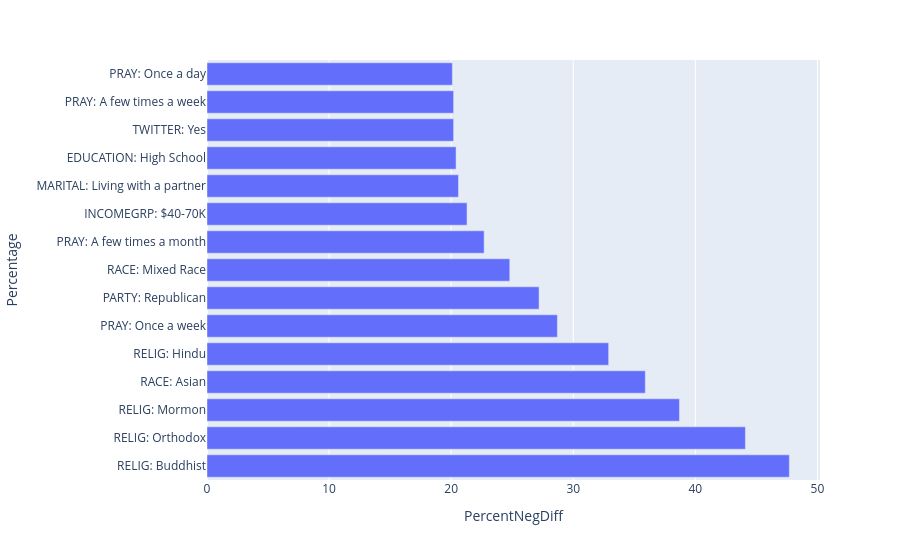

The code cell stored with this chart in its notebook:
### Markdown cell above
## Groups with Largest Increase in Negative Oppinions

### Code cell
groups = ['GENDER', 'RACE','INCOMEGRP', 'EDUCATION', 'RELIG', 'PARTY', 'RELIMP', 'PRAY','MARITAL',
          'YOUTUBE', 'TWITTER', 'INSTAGRAM', 'SNAPCHAT',
       'WHATSAPP', 'LINKEDIN', 'PINTEREST', 'TIKTOK', 'BEREAL', 'REDDIT',]

df = get_percent_increase('AGEGRP2',True)
df = df[(df['AGEGRP2'] != 'nan') | (df['AGEGRP2'] != 'Refused')]
df['AGEGRP2'] = 'AGEGRP2: ' + df['AGEGRP2']
cols = list(df.columns)
cols[0] = 'Group'
df.columns = cols

for group in groups:
    new_df = get_percent_increase(group,True)
    new_df = new_df[(new_df[group] != 'nan') | (new_df[group] != 'Refused')]
    new_df[group] = group + ': ' + new_df[group]
    cols = list(new_df.columns)
    cols[0] = 'Group'
    new_df.columns = cols
    df = pd.concat([df,new_df])

def create_graph(df,year,topN):
    df = df[df['YEAR'] == year].sort_values('PercentNegDiff',ascending=False)
    df = df.iloc[0:topN]
    write_to_file(df)

    fig = px.bar(
        df,
        y='Group',
        x='PercentNegDiff',
        barmode='group',
        # color=df.columns[0],
        hover_data=['YEAR'],
        category_orders=category_orders,
        color_discrete_map=color_map,
        orientation="h"
    )
    # type='category' force x-axis to be discrete categories, not continuous bins so years won't be combined
    fig.update_yaxes(title="Percentage").show()


# df = df[df['YEAR'] == '2022'].sort_values('PercentNegDiff',ascending=False)
# write_to_file(df)

create_graph(df,'2022',15)

### Figure 1 — Plotly figure (JSON) as saved in the notebook; plotly's stock layout.template omitted (floating-point values rounded to 4 significant figures)
{"data": [{"alignmentgroup": "True", "customdata": [["2022"], ["2022"], ["2022"], ["2022"], ["2022"], ["2022"], ["2022"], ["2022"], ["2022"], ["2022"], ["2022"], ["2022"], ["2022"], ["2022"], ["2022"]], "hovertemplate": "PercentNegDiff=%{x}<br>Group=%{y}<br>YEAR=%{customdata[0]}<extra></extra>", "legendgroup": "", "marker": {"color": "#636efa", "pattern": {"shape": ""}}, "name": "", "offsetgroup": "", "orientation": "h", "showlegend": false, "textposition": "auto", "type": "bar", "x": [47.7, 44.1, 38.7, 35.9, 32.9, 28.7, 27.2, 24.8, 22.7, 21.3, 20.6, 20.4, 20.2, 20.2, 20.1], "xaxis": "x", "y": ["RELIG: Buddhist", "RELIG: Orthodox", "RELIG: Mormon", "RACE: Asian", "RELIG: Hindu", "PRAY: Once a week", "PARTY: Republican", "RACE: Mixed Race", "PRAY: A few times a month", "INCOMEGRP: $40-70K", "MARITAL: Living with a partner", "EDUCATION: High School", "TWITTER: Yes", "PRAY: A few times a week", "PRAY: Once a day"], "yaxis": "y"}], "layout": {"barmode": "group", "legend": {"tracegroupgap": 0}, "margin": {"t": 60}, "xaxis": {"anchor": "y", "domain": [0, 1], "title": {"text": "PercentNegDiff"}}, "yaxis": {"anchor": "x", "domain": [0, 1], "title": {"text": "Percentage"}}}}
